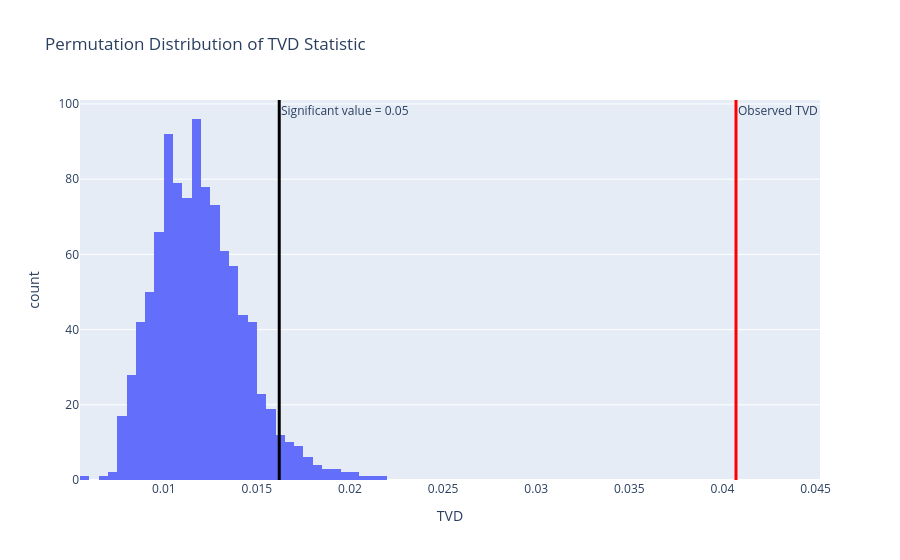

Notebook source saved alongside this figure:
### Markdown cell above
Then we set up a hypothesis test to find the missing mechanism of feature `Total_price (cents / kWh)` by using permutation test. We will set the significance level into 0.05.

**Null Hypothesis:**  The distribution of `Year` is same when `Total_price (cents / kWh)` is missing vs not missing.

**Alternate Hypothesis:** The distribution of `Year` is different when `Total_price (cents / kWh)` is missing vs not missing.

**Test Statistic:** TVD - Total Variation Distance

The following figure shows the result the permutation test:

### Code cell
missing = cleaned_df["Total_price (cents / kWh)"].isna()

obs_tvd = tvd_stat(cleaned_df, missing, "Year")

perm_stats = []

for _ in range(1000):
    shuffled = pd.Series(np.random.permutation(missing), index=missing.index)
    perm_stats.append(tvd_stat(cleaned_df, shuffled, "Year"))

fig = px.histogram(
    perm_stats,
    nbins=40,
    title="Permutation Distribution of TVD Statistic",
    labels={"value": "TVD"},
)

fig.add_vline(
    x=obs_tvd,
    line_color="red",
    line_width=3,
    annotation_text="Observed TVD",
    annotation_position="top right",
)

fig.add_vline(
    x=np.percentile(perm_stats, 95),
    line_color="black",
    line_width=3,
    annotation_text="Significant value = 0.05",
    annotation_position="top right",
)

fig.update_layout(showlegend=False)

fig.show()

# fig.write_html(
#     "/Users/wuyuming/Desktop/proj_4/proj04_page/graph/total_price_missing_perm.html"
# )
p_value = (perm_stats >= obs_tvd).mean()
print(f"p_value: {p_value}")

### Figure 1 — Plotly figure (JSON) as saved in the notebook; plotly's stock layout.template omitted (floating-point values rounded to 4 significant figures; data arrays with more than 128 entries replaced by an {"elided": "..."} marker saying what was removed)
{"data": [{"alignmentgroup": "True", "bingroup": "x", "hovertemplate": "variable=0<br>TVD=%{x}<br>count=%{y}<extra></extra>", "legendgroup": "0", "marker": {"color": "#636efa", "pattern": {"shape": ""}}, "name": "0", "nbinsx": 40, "offsetgroup": "0", "orientation": "v", "showlegend": true, "type": "histogram", "x": {"elided": "1000 float values"}, "xaxis": "x", "yaxis": "y"}], "layout": {"annotations": [{"showarrow": false, "text": "Observed TVD", "x": 0.04073, "xanchor": "left", "xref": "x", "y": 1, "yanchor": "top", "yref": "y domain"}, {"showarrow": false, "text": "Significant value = 0.05", "x": 0.0162, "xanchor": "left", "xref": "x", "y": 1, "yanchor": "top", "yref": "y domain"}], "barmode": "relative", "legend": {"title": {"text": "variable"}, "tracegroupgap": 0}, "shapes": [{"line": {"color": "red", "width": 3}, "type": "line", "x0": 0.04073, "x1": 0.04073, "xref": "x", "y0": 0, "y1": 1, "yref": "y domain"}, {"line": {"color": "black", "width": 3}, "type": "line", "x0": 0.0162, "x1": 0.0162, "xref": "x", "y0": 0, "y1": 1, "yref": "y domain"}], "showlegend": false, "title": {"text": "Permutation Distribution of TVD Statistic"}, "xaxis": {"anchor": "y", "domain": [0, 1], "title": {"text": "TVD"}}, "yaxis": {"anchor": "x", "domain": [0, 1], "title": {"text": "count"}}}}
